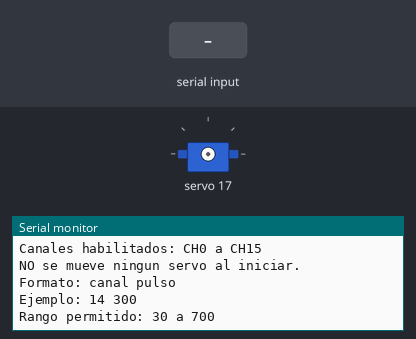
The sketch below on a simulated ESP32. Parts: servo, the last lines printed to the serial monitor. The inputs (shaded band) are chosen by the test bench.

Above: at 2.2 s.
2.3 s: "1 90\n" received over Serial
At 3.4 s:
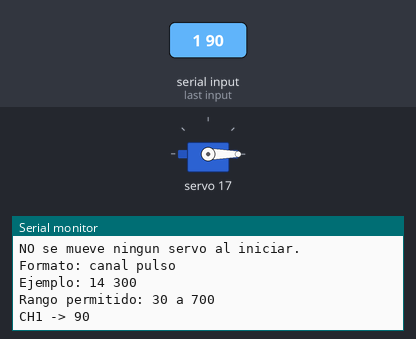
3.8 s: "90 45\n" received over Serial
At 4.5 s:
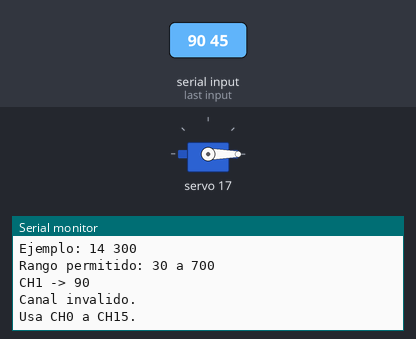
5.3 s: "5\n" received over Serial
At 5.7 s:
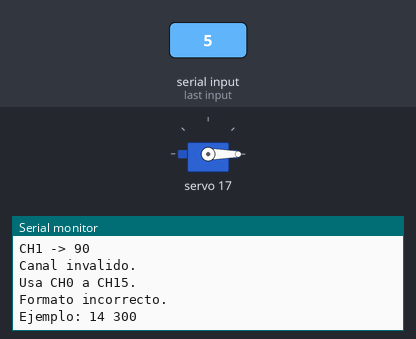

The sketch:

calibracion_manual.ino
```cpp
#include <Arduino.h>
#include <Wire.h>
#include <Adafruit_PWMServoDriver.h>

// UN SOLO PCA9685
#define PWM_ADDR 0x41

Adafruit_PWMServoDriver PWM = Adafruit_PWMServoDriver(PWM_ADDR);

const int PULSE_MIN = 30;
const int PULSE_MAX = 700;

void setup() {

  Serial.begin(115200);

  // ESP32 I2C
  Wire.begin(21, 22);  // SDA = 21, SCL = 22

  // PCA9685
  PWM.begin();
  PWM.setPWMFreq(50);

  delay(1000);

  Serial.println();
  Serial.println("=== CALIBRACION PCA9685 ===");
  Serial.println("PCA9685: 0x41");
  Serial.println("Canales habilitados: CH0 a CH15");
  Serial.println();
  Serial.println("NO se mueve ningun servo al iniciar.");
  Serial.println();
  Serial.println("Formato: canal pulso");
  Serial.println("Ejemplo: 14 300");
  Serial.println();
  Serial.println("Rango permitido: 30 a 700");
}

void loop() {

  if (Serial.available()) {

    String entrada = Serial.readStringUntil('\n');
    entrada.trim();

    int espacio = entrada.indexOf(' ');

    if (espacio == -1) {
      Serial.println("Formato incorrecto.");
      Serial.println("Ejemplo: 14 300");
      return;
    }

    int canal = entrada.substring(0, espacio).toInt();
    int pulse = entrada.substring(espacio + 1).toInt();

    // Verificar canal
    if (canal < 0 || canal > 15) {
      Serial.println("Canal invalido.");
      Serial.println("Usa CH0 a CH15.");
      return;
    }

    // Verificar pulso
    if (pulse < PULSE_MIN || pulse > PULSE_MAX) {
      Serial.println("Pulso fuera de rango.");
      Serial.println("Usa valores entre 30 y 700.");
      return;
    }

    // Mover servo
    PWM.setPWM(canal, 0, pulse);

    Serial.print("CH");
    Serial.print(canal);
    Serial.print(" -> ");
    Serial.println(pulse);
  }
}
```

Measured:
- after the input at 2.3 s, the serial monitor: prints a new line at once (image 1)
- after the input at 3.8 s, the serial monitor: prints a new line at once (image 2)
- after the input at 5.3 s, the serial monitor: prints a new line at once (image 3)
